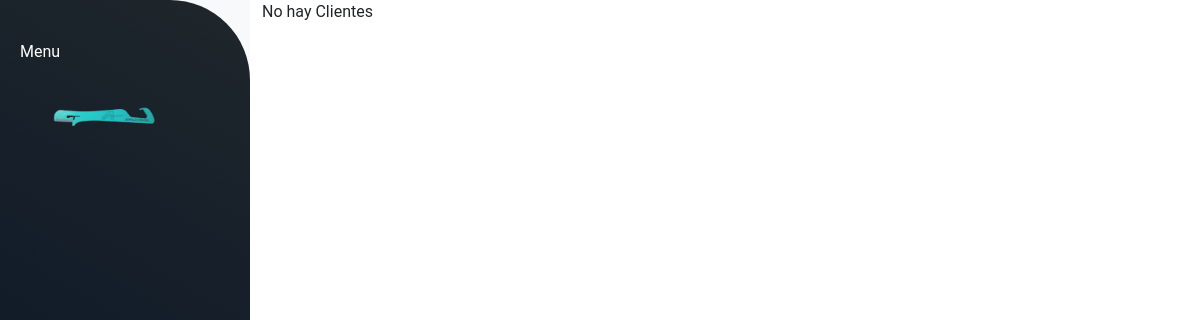
/clientes/, run on an earlier commit of the app's database.
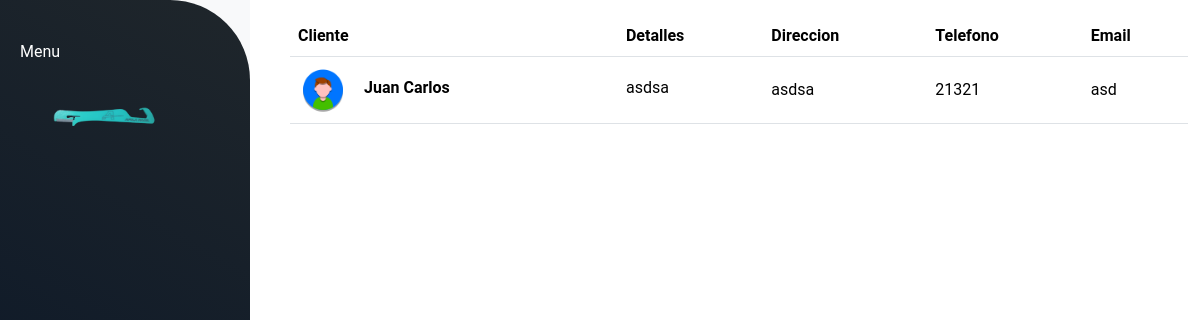
And on a later commit of the database.
### clientes/models.py (models this page shows, shortened)
class Clientes(models.Model):
    nombre = models.CharField(max_length=50)
    detalle = models.CharField(max_length=200, blank=True)
    direccion = models.CharField(max_length=100)
    telefono = models.IntegerField(null=True, blank=True)
    email = models.CharField(max_length=100)
    imagen = models.TextField(null=True, blank=True)
    def get_imagen_url(self):
        if self.imagen:
            return f"/static/img/{self.imagen}"
        else:
            return "/static/img/cliente.png"
    class Meta:
        db_table = 'clientes'
        verbose_name = "Clientes"

### clientes/views.py (the view)
# urls.py: path('clientes/', include('clientes.urls'))
def clientes(request):
    clientes = Clientes.objects.all()
    return render(request,'clientes.html',{'clientes': clientes, 'mensaje': "No hay Clientes"})

### clientes/templates/clientes.html (shortened to what this page needs)
{% extends "materias_primas/layout.html" %}
{% load static %}
{% block content %}
{% if clientes%}
<div class="container" id="altura">
    <table class="table align-middle mb-0 bg-white m-3 mb-5" >
        <thead class="bg-light">
        <tr>
            <th>Cliente</th>
            <th>Detalles</th>
            <th>Direccion</th>
            <th>Telefono</th>
            <th>Email</th>
        </tr>
        </thead>
        <tbody>
        {% for cliente in clientes %}
            <tr>
                <td>
                <div class="d-flex align-items-center" >
                    <img
                        src="{{ cliente.get_imagen_url }}"
                        alt="NO-IMG"
                        style="width: 50px; height: 50px"
                        class="rounded-circle"
                        />
                    <div class="ms-3">
                    <p class="fw-bold mb-1 ml-2">{{cliente.nombre}}</p>
                    </div>
                </div>
                </td>
                <td>
                <p class="fw-normal mb-1">{{ cliente.detalle }}</p>
                </td>
                <td>{{ cliente.direccion }}</td>
                <td>{{ cliente.telefono }}</td>
                <td>{{ cliente.email }}</td>
            </tr>
        {%endfor%}
        </tbody>
    </table>
{%else%}
    {{ mensaje }}
{%endif%}
</div>
{% endblock %}

What changed in the data, as far as the page shows it:
added Clientes: nombre "Juan Carlos", detalle "asdsa", direccion "asdsa", telefono "21321", email "asd"
Also different on the page:
{{ mensaje }}: "No hay Clientes" → (not shown)
text now shown: "Cliente Detalles Direccion Telefono Email"
